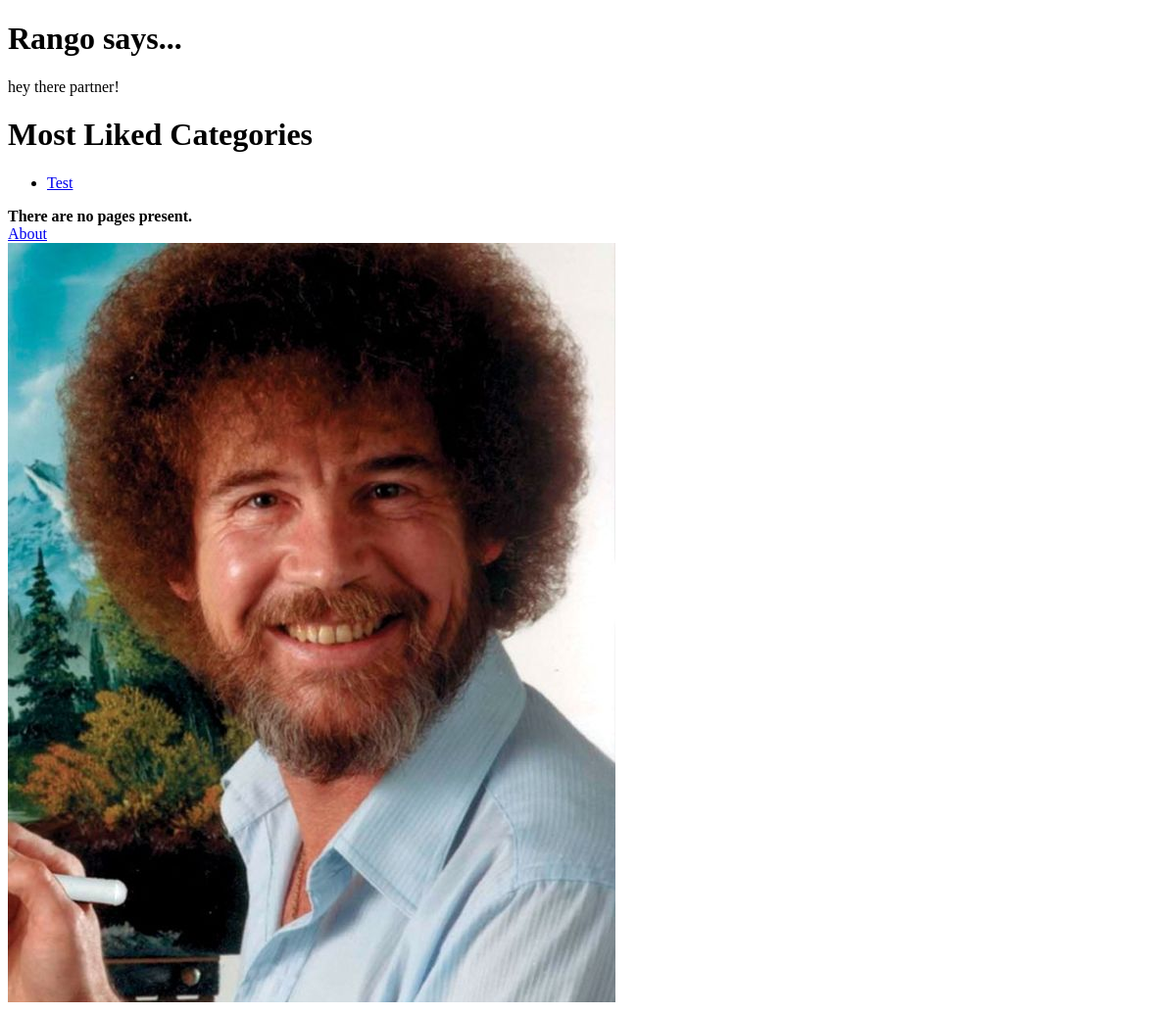
The app's page /rango/, older data.
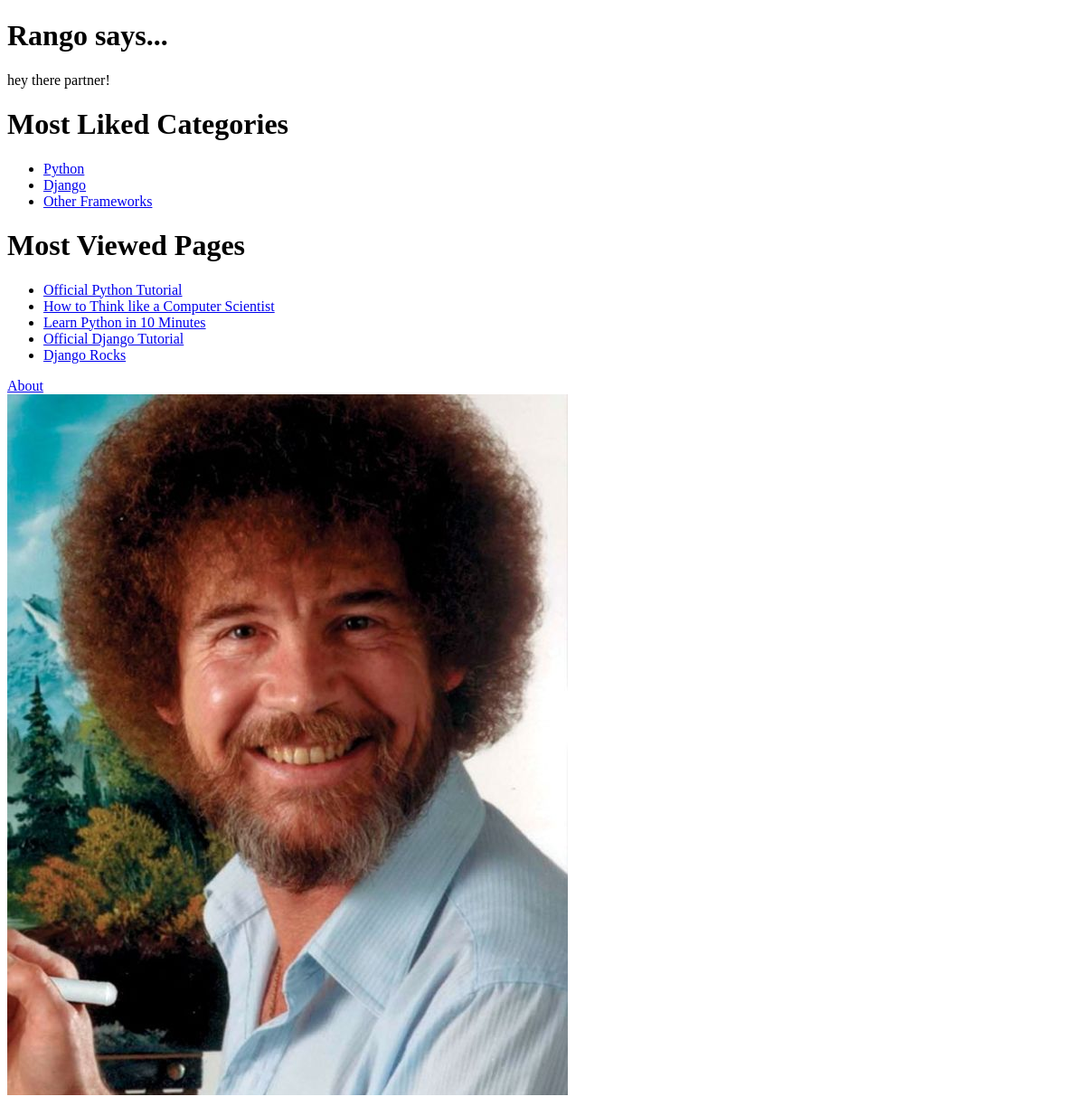
The same page, newer data.
### rango/models.py (models this page shows, shortened)
class Category(models.Model):
    name = models.CharField(max_length=128,unique=True)
    views = models.IntegerField(default=0)
    likes = models.IntegerField(default=0)
    slug = models.SlugField(unique=True)
    class Meta:
        verbose_name_plural = 'Categories'

class Page(models.Model):
    category = models.ForeignKey(Category)
    title = models.CharField(max_length=128)
    url = models.URLField()
    views = models.IntegerField(default=0)

### rango/views.py (the view)
def index(request):
    category_list = Category.objects.order_by('-likes')[:5]
    page_list = Page.objects.order_by('-views')[:5]
    context_dict = {'categories': category_list,'pages':page_list}
    return render(request,'rango/index.html',context_dict)

### templates/rango/index.html (shortened to what this page needs)
<!DOCTYPE html>
{% load staticfiles %}
<html>
	<head>
	</head>
	<body>
		<h1> Rango says...</h1>
		<div>hey there partner!</div>
		<div>
			{% if categories %}
				<h1>Most Liked Categories</h1>
				<ul>
					{% for category in categories %}
						<li>
							<a href="/rango/category/{{ category.slug }}"> {{ category.name }}</a>
						</li>
					{% endfor %}
				</ul>
				{% else %}
					<strong>There are no categories present.</strong>
				{% endif %}
			{% if pages %}
				<h1>Most Viewed Pages</h1>
				<ul>
					{% for page in pages %}
						<li>
							<a href="{{ page.url }}"> {{ page.title }}</a>
						</li>
					{% endfor %}
				</ul>
				{% else %}
					<strong>There are no pages present.</strong>
				{% endif %}
		</div>
		<div>
			<a href="/rango/about/">About</a><br />
			<img src="{% static 'images/rango.jpg' %}" alt="Picture of Rango" />
		</div>
	</body>
</html>

Row changes from the older to the newer data that the page shows:
removed Category: name "Test"
added Category: name "Python"
added Category: name "Django"
added Category: name "Other Frameworks"
added Page: title "Official Python Tutorial"
added Page: title "How to Think like a Computer Scientist"
added Page: title "Learn Python in 10 Minutes"
added Page: title "Official Django Tutorial"
added Page: title "Django Rocks"
Text that changed along with them:
text no longer shown: "There are no pages present."
text now shown: "Most Viewed Pages"
